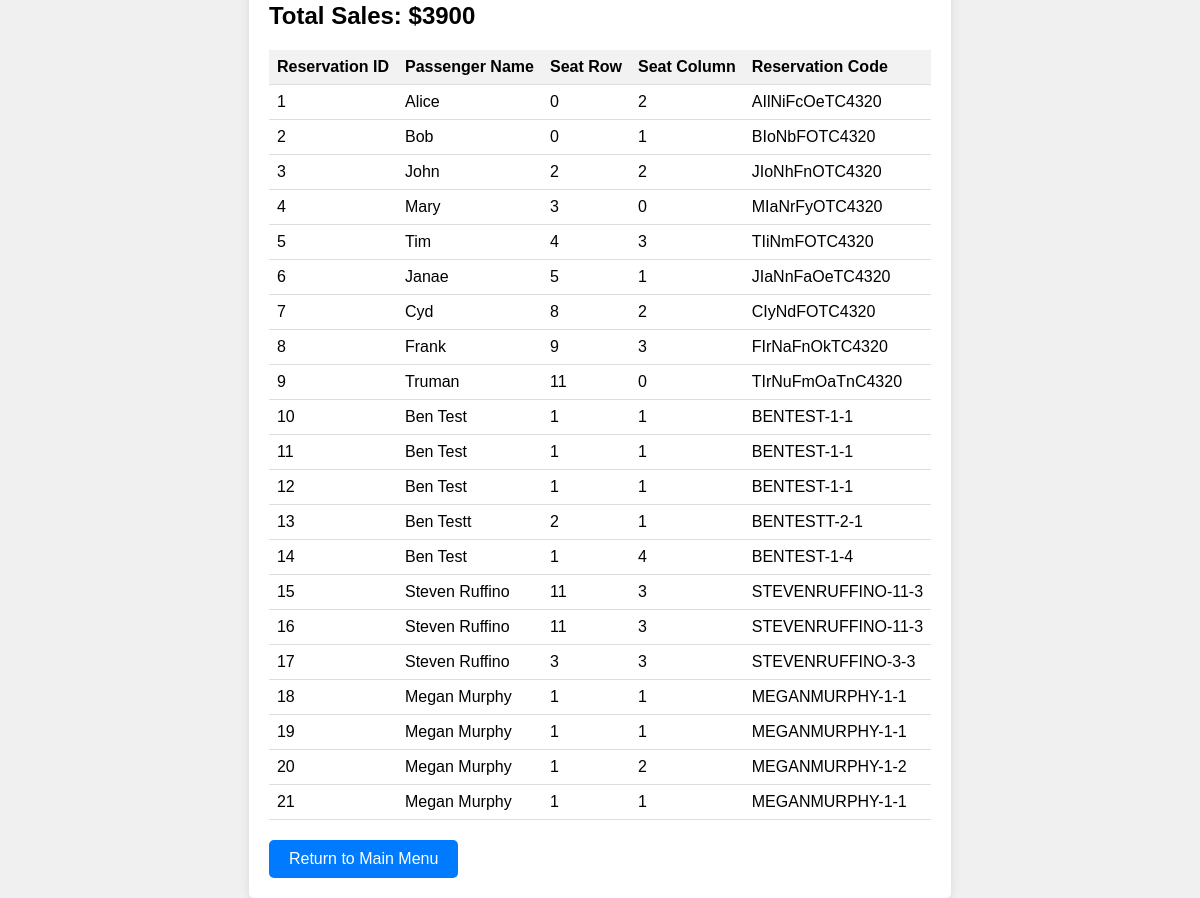
/admin_portal, run on the app's committed database.
### tables this page shows
CREATE TABLE reservations (
    id INTEGER PRIMARY KEY AUTOINCREMENT,
    passengerName TEXT NOT NULL,
    seatRow INTEGER NOT NULL,
    seatColumn INTEGER NOT NULL,
    eTicketNumber TEXT NOT NULL,
    created TIMESTAMP NOT NULL DEFAULT CURRENT_TIMESTAMP
);

### app.py (the view)
@app.route('/admin_portal')
def admin_portal():
    total_sales = calculate_total_sales()
    db = get_db()
    cursor = db.cursor()
    cursor.execute("SELECT * FROM reservations")
    reservations = cursor.fetchall()
    cursor.close()
    return render_template('admin_portal.html', total_sales=total_sales, reservations=reservations)

### app.py (called while the page is built)
def get_db():
    db = getattr(g, '_database', None)
    if db is None:
        db = g._database = sqlite3.connect(DATABASE)
    return db

@app.teardown_appcontext
def close_connection(exception):
    db = getattr(g, '_database', None)
    if db is not None:
        db.close()

def get_cost_matrix():
    cost_matrix = [[100, 75, 50, 100] for row in range(12)]
    return cost_matrix

def calculate_total_sales():
    total_sales = sum(sum(row) for row in get_cost_matrix())
    return total_sales

### templates/admin_portal.html (shortened to what this page needs)
<!DOCTYPE html>
<html lang="en">
<head>
</head>
<body>
    <div class="admin-container">
        <h2>Total Sales: ${{ total_sales }}</h2>
        <table>
            <thead>
                <tr>
                    <th>Reservation ID</th>
                    <th>Passenger Name</th>
                    <th>Seat Row</th>
                    <th>Seat Column</th>
                    <th>Reservation Code</th>
                </tr>
            </thead>
            <tbody>
                {% for reservation in reservations %}
                    <tr>
                        <td>{{ reservation[0] }}</td>
                        <td>{{ reservation[1] }}</td>
                        <td>{{ reservation[2] }}</td>
                        <td>{{ reservation[3] }}</td>
                        <td>{{ reservation[4] }}</td>
                    </tr>
                {% endfor %}
            </tbody>
        </table>
        <a href="{{ url_for('main_menu') }}" class="btn">Return to Main Menu</a>
    </div>
</body>
</html>

### templates/admin_portal.html (style rules this page uses)
body { font-family: Arial, sans-serif; background-color: #f0f0f0; margin: 0; padding: 0; display: flex; justify-content: center; align-items: center; height: 100vh; }
.admin-container { background-color: #fff; padding: 20px; border-radius: 5px; box-shadow: 0 0 10px rgba(0, 0, 0, 0.1); }
table { width: 100%; border-collapse: collapse; }
th, td { padding: 8px; text-align: left; border-bottom: 1px solid #ddd; }
th { background-color: #f2f2f2; }
.btn { background-color: #007bff; color: #fff; border: none; padding: 10px 20px; text-align: center; text-decoration: none; display: inline-block; font-size: 16px; cursor: pointer; border-radius: 5px; margin-top: 20px; }

### data on the page
reservations: id "1", passengerName "Alice", seatRow "0", seatColumn "2", eTicketNumber "AIlNiFcOeTC4320"
reservations: id "2", passengerName "Bob", seatRow "0", seatColumn "1", eTicketNumber "BIoNbFOTC4320"
reservations: id "3", passengerName "John", seatRow "2", seatColumn "2", eTicketNumber "JIoNhFnOTC4320"
reservations: id "4", passengerName "Mary", seatRow "3", seatColumn "0", eTicketNumber "MIaNrFyOTC4320"
reservations: id "5", passengerName "Tim", seatRow "4", seatColumn "3", eTicketNumber "TIiNmFOTC4320"
reservations: id "6", passengerName "Janae", seatRow "5", seatColumn "1", eTicketNumber "JIaNnFaOeTC4320"
reservations: id "7", passengerName "Cyd", seatRow "8", seatColumn "2", eTicketNumber "CIyNdFOTC4320"
reservations: id "8", passengerName "Frank", seatRow "9", seatColumn "3", eTicketNumber "FIrNaFnOkTC4320"
reservations: id "9", passengerName "Truman", seatRow "11", seatColumn "0", eTicketNumber "TIrNuFmOaTnC4320"
reservations: id "10", passengerName "Ben Test", seatRow "1", seatColumn "1", eTicketNumber "BENTEST-1-1"
reservations: id "11", passengerName "Ben Test", seatRow "1", seatColumn "1", eTicketNumber "BENTEST-1-1"
reservations: id "12", passengerName "Ben Test", seatRow "1", seatColumn "1", eTicketNumber "BENTEST-1-1"
reservations: id "13", passengerName "Ben Testt", seatRow "2", seatColumn "1", eTicketNumber "BENTESTT-2-1"
reservations: id "14", passengerName "Ben Test", seatRow "1", seatColumn "4", eTicketNumber "BENTEST-1-4"
reservations: id "15", passengerName "Steven Ruffino", seatRow "11", seatColumn "3", eTicketNumber "STEVENRUFFINO-11-3"
reservations: id "16", passengerName "Steven Ruffino", seatRow "11", seatColumn "3", eTicketNumber "STEVENRUFFINO-11-3"
reservations: id "17", passengerName "Steven Ruffino", seatRow "3", seatColumn "3", eTicketNumber "STEVENRUFFINO-3-3"
reservations: id "18", passengerName "Megan Murphy", seatRow "1", seatColumn "1", eTicketNumber "MEGANMURPHY-1-1"
reservations: id "19", passengerName "Megan Murphy", seatRow "1", seatColumn "1", eTicketNumber "MEGANMURPHY-1-1"
reservations: id "20", passengerName "Megan Murphy", seatRow "1", seatColumn "2", eTicketNumber "MEGANMURPHY-1-2"
reservations: id "21", passengerName "Megan Murphy", seatRow "1", seatColumn "1", eTicketNumber "MEGANMURPHY-1-1"

### other printed values
{{ total_sales }} "3900"
